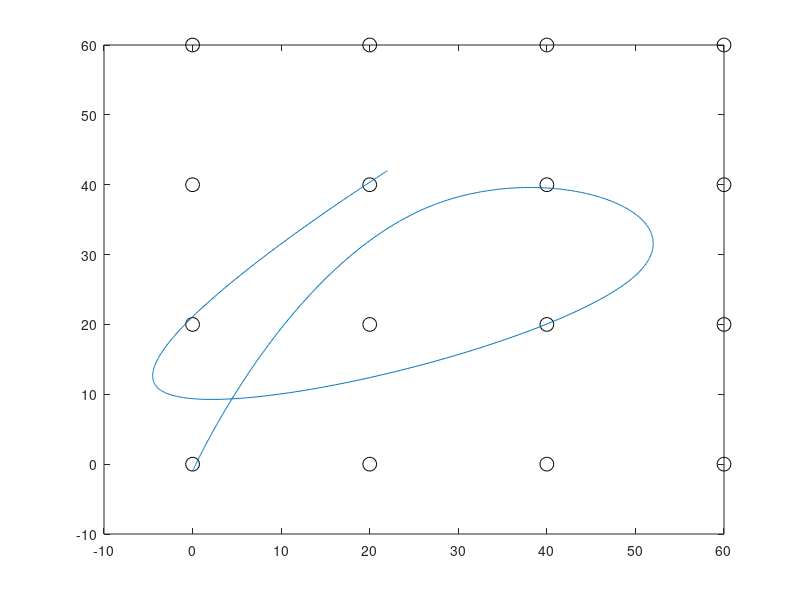

Write the MATLAB code that produced this figure.
% unlock.m script
 
% Display grid of 16 circles
[gx, gy] = meshgrid([0 20 40 60], [0 20 40 60]);
plot(gx(:), gy(:),'ko', 'MarkerSize',10);
hold on; %
 
 
% --- YOUR CODE HERE ---
t = [0 795 1447 2172 2897];
x = [0 27 50 -4 22];
y = [-1 37 27 11 42];
x_cs = spline(t, [0 x 0]); 
y_cs = spline(t,[0 y 0]);
N = length(t);
ref = round(1000/(N-1));
tref = zeros(1,1000);
for k = 1: N-1
    for i= 1:ref
        tref((k-1)*ref+i) = t(k)+ (i-1)*(t(k+1)-t(k))/ref;
    end
end
tref(tref==0) = [];
xr = zeros(length(tref));
yr = zeros(length(tref));
for j =1:length(tref)
  xr(j) = ppval(x_cs, tref(j));
  yr(j) = ppval(y_cs, tref(j));
end
plot(xr, yr);
